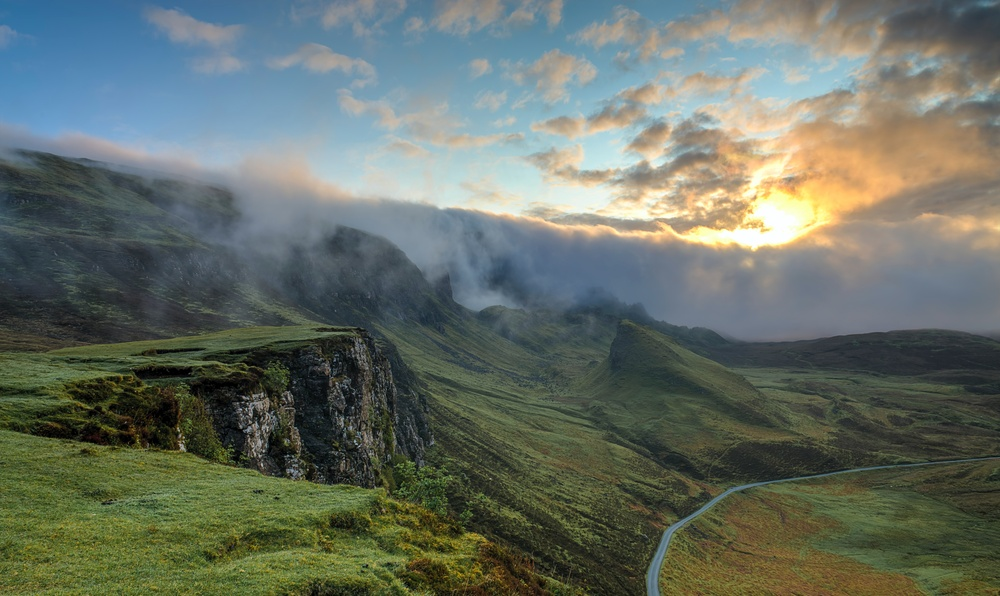
#> input picture Images/nature.jpg, 1000 x 596 px, shrunk from 7372 x 4392 before the run
$ jupyter execute 'Image compressor by K-Means algo.ipynb'   (shell and % lines are left out)
#> lines starting #> are read from the running program, lines starting #| are printed output that depends on the picture
# Image compression

[cell 1]
import numpy as np
import matplotlib.pyplot as plt
import cv2

[cell 2]
img = cv2.imread("Images/nature.jpg")
#> img is the input picture: shape (596, 1000, 3); mean B, G, R 101.2, 111.2, 102.5
# convert colour code
img = cv2.cvtColor(img,cv2.COLOR_RGB2BGR)

[cell 3]
plt.imshow(img)
plt.show()

[cell 4]
h,w,c=img.shape
#> h = 596; w = 1000; c = 3
img=img.reshape(h*w,3)

[cell 5]
from sklearn.cluster import MiniBatchKMeans
kmeans=MiniBatchKMeans(n_clusters=2)
labels=kmeans.fit_predict(img)

[cell 6]
centroids=kmeans.cluster_centers_.astype('uint8')
comp_img=centroids[labels]

[cell 7]
comp_img=comp_img.reshape(h,w,3)
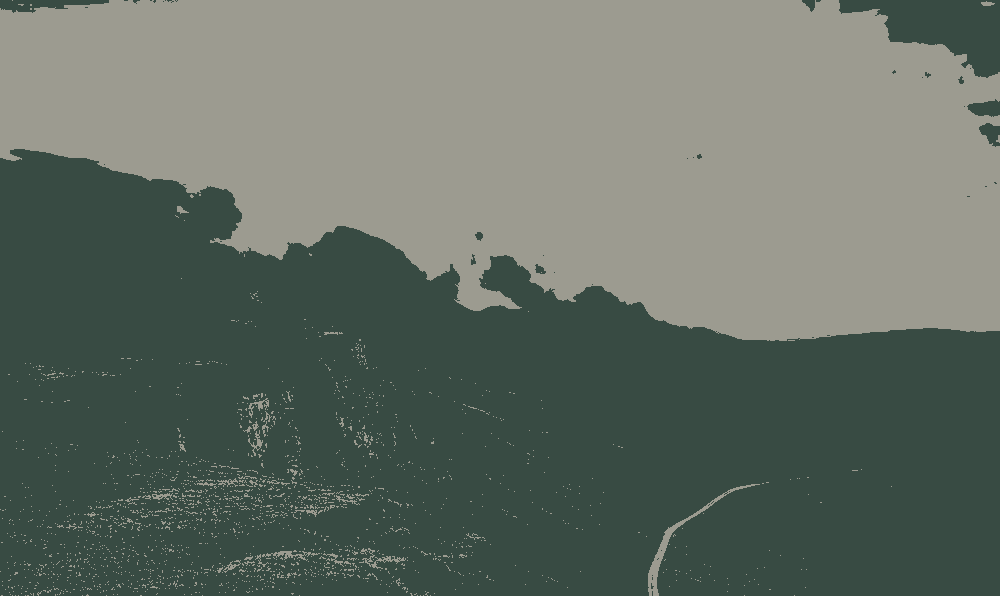
#> comp_img: shape (596, 1000, 3); mean of channels 0, 1, 2 101.4, 110.7, 100.7; drawn as B, G, R
comp_img = cv2.cvtColor(comp_img,cv2.COLOR_BGR2RGB)
plt.imshow(comp_img)
plt.show()
